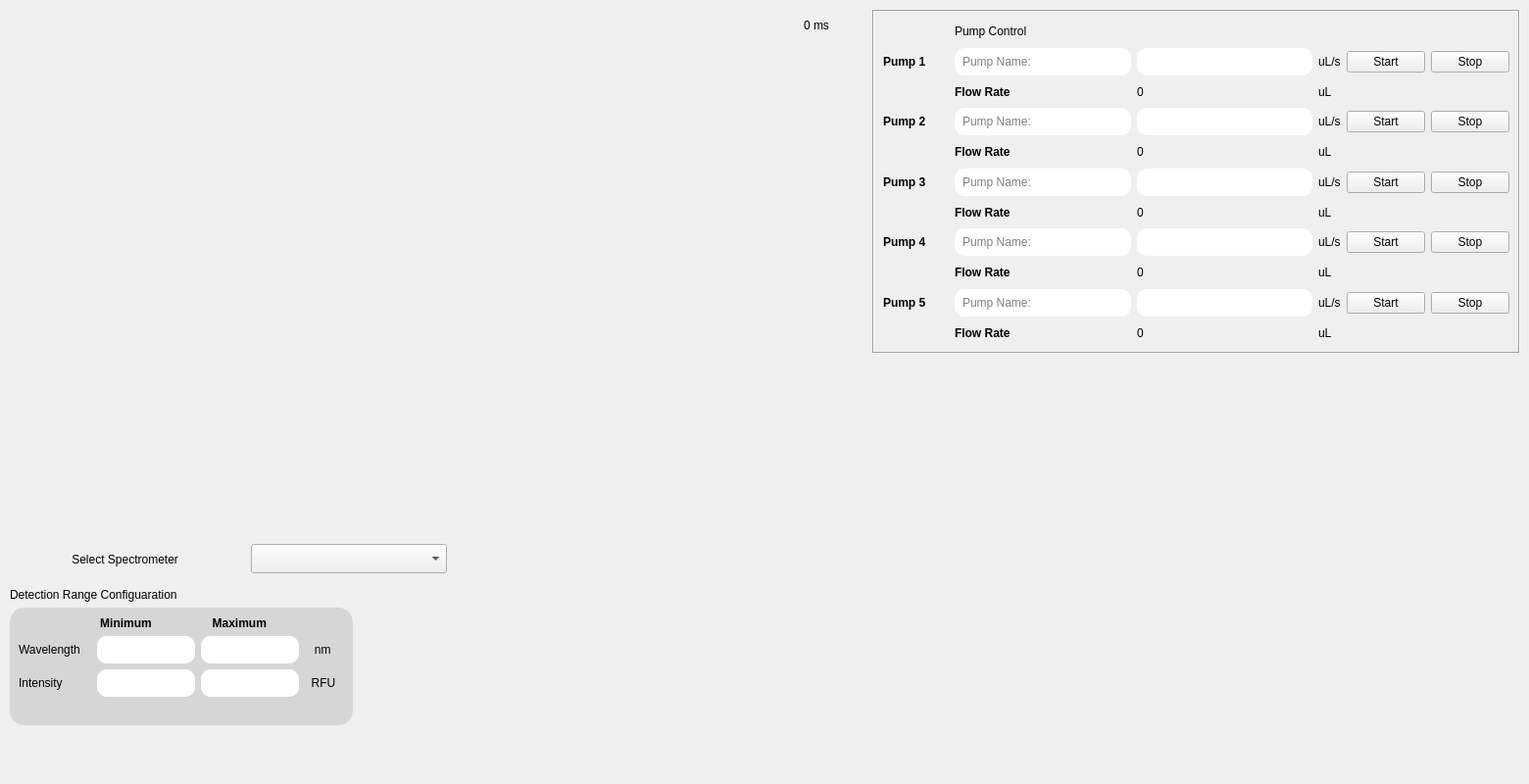
          <widget class="QWidget" name="sortingPage">
           <widget class="PlotWidget" name="graphWidget" native="true">
            <property name="geometry">
             <rect>
              <x>10</x>
              <y>10</y>
              <width>851</width>
              <height>531</height>
             </rect>
            </property>
            <widget class="QLabel" name="frameRate">
             <property name="geometry">
              <rect>
               <x>810</x>
               <y>0</y>
               <width>41</width>
               <height>31</height>
              </rect>
             </property>
             <property name="text">
              <string>0 ms</string>
             </property>
            </widget>
           </widget>
           <widget class="QWidget" name="layoutWidget">
            <property name="geometry">
             <rect>
              <x>10</x>
              <y>600</y>
              <width>361</width>
              <height>191</height>
             </rect>
            </property>
            <layout class="QFormLayout" name="formLayout_3">
             <item row="0" column="0">
              <widget class="QLabel" name="label_6">
               <property name="styleSheet">
                <string notr="true">font: 75 12pt &quot;8514oem&quot;;</string>
               </property>
               <property name="text">
                <string>Detection Range Configuaration</string>
               </property>
              </widget>
             </item>
             <item row="1" column="0">
              <widget class="QFrame" name="frame">
               <property name="minimumSize">
                <size>
                 <width>350</width>
                 <height>0</height>
                </size>
               </property>
               <property name="styleSheet">
                <string notr="true">QFrame{
background-color: rgb(214, 214, 214);
border-radius:15px;
}</string>
               </property>
               <layout class="QGridLayout" name="gridLayout">
                <item row="0" column="0">
                 <layout class="QVBoxLayout" name="verticalLayout_2">
                  <item>
                   <layout class="QHBoxLayout" name="horizontalLayout_25">
                    <property name="spacing">
                     <number>10</number>
                    </property>
                    <item>
                     <widget class="QLabel" name="label_37">
                      <property name="font">
                       <font>
                        <weight>75</weight>
                        <bold>true</bold>
                       </font>
                      </property>
                      <property name="text">
                       <string>                         Minimum</string>
                      </property>
                     </widget>
                    </item>
                    <item>
                     <widget class="QLabel" name="label_38">
                      <property name="font">
                       <font>
                        <weight>75</weight>
                        <bold>true</bold>
                       </font>
                      </property>
                      <property name="text">
                       <string>        Maximum</string>
                      </property>
                     </widget>
                    </item>
                   </layout>
                  </item>
                  <item>
                   <layout class="QHBoxLayout" name="horizontalLayout_4">
                    <item>
                     <widget class="QLabel" name="label_43">
                      <property name="minimumSize">
                       <size>
                        <width>74</width>
                        <height>0</height>
                       </size>
                      </property>
                      <property name="maximumSize">
                       <size>
                        <width>16777215</width>
                        <height>60</height>
                       </size>
                      </property>
                      <property name="text">
                       <string>Wavelength</string>
                      </property>
                     </widget>
                    </item>
                    <item>
                     <widget class="customLineEdit" name="wavelengthMin">
                      <property name="minimumSize">
                       <size>
                        <width>100</width>
                        <height>0</height>
                       </size>
                      </property>
                      <property name="maximumSize">
                       <size>
                        <width>100</width>
                        <height>30</height>
                       </size>
                      </property>
                      <property name="styleSheet">
                       <string notr="true">padding: 6px;
border-top-left-radius :10px;
border-top-right-radius : 10px; 
border-bottom-left-radius : 10px;
border-bottom-right-radius : 10px;</string>
                      </property>
                     </widget>
                    </item>
                    <item>
                     <widget class="customLineEdit" name="wavelengthMax">
                      <property name="minimumSize">
                       <size>
                        <width>100</width>
                        <height>0</height>
                       </size>
                      </property>
                      <property name="maximumSize">
                       <size>
                        <width>100</width>
                        <height>30</height>
                       </size>
                      </property>
                      <property name="styleSheet">
                       <string notr="true">padding: 6px;
border-top-left-radius :10px;
border-top-right-radius : 10px; 
border-bottom-left-radius : 10px;
border-bottom-right-radius : 10px;</string>
                      </property>
                     </widget>
                    </item>
                    <item>
                     <widget class="QLabel" name="label_42">
                      <property name="maximumSize">
                       <size>
                        <width>60</width>
                        <height>16777215</height>
                       </size>
                      </property>
                      <property name="text">
                       <string>   nm</string>
                      </property>
                     </widget>
                    </item>
                   </layout>
                  </item>
                  <item>
                   <layout class="QHBoxLayout" name="horizontalLayout_3">
                    <item>
                     <widget class="QLabel" name="label_41">
                      <property name="minimumSize">
                       <size>
                        <width>74</width>
                        <height>0</height>
                       </size>
                      </property>
                      <property name="maximumSize">
                       <size>
                        <width>16777215</width>
                        <height>60</height>
                       </size>
                      </property>
                      <property name="text">
                       <string>Intensity</string>
                      </property>
                     </widget>
                    </item>
                    <item>
                     <widget class="customLineEdit" name="intensityMin">
                      <property name="minimumSize">
                       <size>
                        <width>100</width>
                        <height>0</height>
                       </size>
                      </property>
                      <property name="maximumSize">
                       <size>
                        <width>100</width>
                        <height>30</height>
                       </size>
                      </property>
                      <property name="styleSheet">
                       <string notr="true">padding: 6px;
border-top-left-radius :10px;
border-top-right-radius : 10px; 
border-bottom-left-radius : 10px;
border-bottom-right-radius : 10px;</string>
                      </property>
                     </widget>
                    </item>
                    <item>
                     <widget class="customLineEdit" name="intensityMax">
                      <property name="minimumSize">
                       <size>
                        <width>100</width>
                        <height>0</height>
                       </size>
                      </property>
                      <property name="maximumSize">
                       <size>
                        <width>100</width>
                        <height>30</height>
                       </size>
                      </property>
                      <property name="styleSheet">
                       <string notr="true">padding: 6px;
border-top-left-radius :10px;
border-top-right-radius : 10px; 
border-bottom-left-radius : 10px;
border-bottom-right-radius : 10px;</string>
                      </property>
                     </widget>
                    </item>
                    <item>
                     <widget class="QLabel" name="label_40">
                      <property name="maximumSize">
                       <size>
                        <width>60</width>
                        <height>16777215</height>
                       </size>
                      </property>
                      <property name="text">
                       <string>  RFU</string>
                      </property>
                     </widget>
                    </item>
                   </layout>
                  </item>
                 </layout>
                </item>
                <item row="1" column="0">
                 <layout class="QHBoxLayout" name="horizontalLayout_5">
                  <property name="spacing">
                   <number>0</number>
                  </property>
                  <property name="rightMargin">
                   <number>38</number>
                  </property>
                  <item>
                   <spacer name="horizontalSpacer">
                    <property name="orientation">
                     <enum>Qt::Horizontal</enum>
                    </property>
                    <property name="sizeHint" stdset="0">
                     <size>
                      <width>0</width>
                      <height>20</height>
                     </size>
                    </property>
                   </spacer>
                  </item>
                 </layout>
                </item>
               </layout>
              </widget>
             </item>
            </layout>
           </widget>
           <widget class="QWidget" name="layoutWidget">
            <property name="geometry">
             <rect>
              <x>10</x>
              <y>550</y>
              <width>591</width>
              <height>41</height>
             </rect>
            </property>
            <layout class="QHBoxLayout" name="horizontalLayout_2">
             <item>
              <widget class="QLabel" name="label_45">
               <property name="minimumSize">
                <size>
                 <width>74</width>
                 <height>30</height>
                </size>
               </property>
               <property name="maximumSize">
                <size>
                 <width>140</width>
                 <height>60</height>
                </size>
               </property>
               <property name="text">
                <string>    Select Spectrometer</string>
               </property>
              </widget>
             </item>
             <item>
              <widget class="QComboBox" name="spectrometerOptionBox">
               <property name="minimumSize">
                <size>
                 <width>0</width>
                 <height>30</height>
                </size>
               </property>
               <property name="maximumSize">
                <size>
                 <width>200</width>
                 <height>16777215</height>
                </size>
               </property>
              </widget>
             </item>
             <item>
              <widget class="QFrame" name="frame_2">
               <property name="maximumSize">
                <size>
                 <width>36</width>
                 <height>21</height>
                </size>
               </property>
               <widget class="QLabel" name="recordBackground">
                <property name="geometry">
                 <rect>
                  <x>0</x>
                  <y>0</y>
                  <width>36</width>
                  <height>21</height>
                 </rect>
                </property>
                <property name="maximumSize">
                 <size>
                  <width>36</width>
                  <height>21</height>
                 </size>
                </property>
                <property name="styleSheet">
                 <string notr="true"/>
                </property>
                <property name="text">
                 <string/>
                </property>
               </widget>
               <widget class="QCheckBox" name="spectrometerRecordButton">
                <property name="geometry">
                 <rect>
                  <x>0</x>
                  <y>0</y>
                  <width>36</width>
                  <height>21</height>
                 </rect>
                </property>
                <property name="maximumSize">
                 <size>
                  <width>37</width>
                  <height>22</height>
                 </size>
                </property>
                <property name="styleSheet">
                 <string notr="true">QCheckBox::indicator{
	width:36px;
	height:36px;
	background-color: transparent;
}
QCheckBox::indicator::unchecked{
	image:url(:/Icons/offButton.png);
}
QCheckBox::indicator::checked{
	image:url(:/Icons/onButton.png);
}</string>
                </property>
                <property name="text">
                 <string/>
                </property>
               </widget>
              </widget>
             </item>
            </layout>
           </widget>
           <widget class="QFrame" name="frame">
            <property name="geometry">
             <rect>
              <x>890</x>
              <y>10</y>
              <width>661</width>
              <height>351</height>
             </rect>
            </property>
            <property name="frameShape">
             <enum>QFrame::Box</enum>
            </property>
            <property name="frameShadow">
             <enum>QFrame::Sunken</enum>
            </property>
            <layout class="QGridLayout" name="gridLayout_5">
             <item row="9" column="5">
              <widget class="QPushButton" name="pump4Stop">
               <property name="text">
                <string>Stop</string>
               </property>
              </widget>
             </item>
             <item row="1" column="4">
              <widget class="QPushButton" name="pump1Start">
               <property name="text">
                <string>Start</string>
               </property>
              </widget>
             </item>
             <item row="9" column="4">
              <widget class="QPushButton" name="pump4Start">
               <property name="text">
                <string>Start</string>
               </property>
              </widget>
             </item>
             <item row="4" column="5">
              <widget class="QPushButton" name="pump2Stop">
               <property name="text">
                <string>Stop</string>
               </property>
              </widget>
             </item>
             <item row="4" column="4">
              <widget class="QPushButton" name="pump2Start">
               <property name="text">
                <string>Start</string>
               </property>
              </widget>
             </item>
             <item row="11" column="5">
              <widget class="QPushButton" name="pump5Stop">
               <property name="text">
                <string>Stop</string>
               </property>
              </widget>
             </item>
             <item row="0" column="1" colspan="5">
              <widget class="QLabel" name="label_15">
               <property name="maximumSize">
                <size>
                 <width>16777215</width>
                 <height>30</height>
                </size>
               </property>
               <property name="styleSheet">
                <string notr="true">font: 75 12pt &quot;8514oem&quot;;</string>
               </property>
               <property name="text">
                <string>Pump Control</string>
               </property>
              </widget>
             </item>
             <item row="1" column="1">
              <widget class="QLineEdit" name="pump1Name">
               <property name="styleSheet">
                <string notr="true">padding: 6px;
border-top-left-radius :10px;
border-top-right-radius : 10px; 
border-bottom-left-radius : 10px;
border-bottom-right-radius : 10px;</string>
               </property>
               <property name="inputMethodHints">
                <set>Qt::ImhNone</set>
               </property>
               <property name="text">
                <string/>
               </property>
               <property name="placeholderText">
                <string>Pump Name: </string>
               </property>
              </widget>
             </item>
             <item row="7" column="5">
              <widget class="QPushButton" name="pump3Stop">
               <property name="text">
                <string>Stop</string>
               </property>
              </widget>
             </item>
             <item row="11" column="4">
              <widget class="QPushButton" name="pump5Start">
               <property name="text">
                <string>Start</string>
               </property>
              </widget>
             </item>
             <item row="7" column="4">
              <widget class="QPushButton" name="pump3Start">
               <property name="text">
                <string>Start</string>
               </property>
              </widget>
             </item>
             <item row="4" column="2">
              <widget class="customLineEdit" name="pump2Input">
               <property name="styleSheet">
                <string notr="true">padding: 6px;
border-top-left-radius :10px;
border-top-right-radius : 10px; 
border-bottom-left-radius : 10px;
border-bottom-right-radius : 10px;</string>
               </property>
              </widget>
             </item>
             <item row="1" column="5">
              <widget class="QPushButton" name="pump1Stop">
               <property name="text">
                <string>Stop</string>
               </property>
              </widget>
             </item>
             <item row="11" column="2">
              <widget class="customLineEdit" name="pump5Input">
               <property name="styleSheet">
                <string notr="true">padding: 6px;
border-top-left-radius :10px;
border-top-right-radius : 10px; 
border-bottom-left-radius : 10px;
border-bottom-right-radius : 10px;</string>
               </property>
              </widget>
             </item>
             <item row="1" column="2">
              <widget class="customLineEdit" name="pump1Input">
               <property name="styleSheet">
                <string notr="true">padding: 6px;
border-top-left-radius :10px;
border-top-right-radius : 10px; 
border-bottom-left-radius : 10px;
border-bottom-right-radius : 10px;</string>
               </property>
              </widget>
             </item>
             <item row="2" column="3">
              <widget class="QLabel" name="label_18">
               <property name="maximumSize">
                <size>
                 <width>15</width>
                 <height>16777215</height>
                </size>
               </property>
               <property name="text">
                <string>uL</string>
               </property>
              </widget>
             </item>
             <item row="5" column="2">
              <widget class="QLabel" name="pump2FlowRate">
               <property name="text">
                <string>0</string>
               </property>
              </widget>
             </item>
             <item row="5" column="3">
              <widget class="QLabel" name="label_19">
               <property name="text">
                <string>uL</string>
               </property>
              </widget>
             </item>
             <item row="7" column="2">
              <widget class="customLineEdit" name="pump3Input">
               <property name="styleSheet">
                <string notr="true">padding: 6px;
border-top-left-radius :10px;
border-top-right-radius : 10px; 
border-bottom-left-radius : 10px;
border-bottom-right-radius : 10px;</string>
               </property>
              </widget>
             </item>
             <item row="12" column="2">
              <widget class="QLabel" name="pump5FlowRate">
               <property name="text">
                <string>0</string>
               </property>
              </widget>
             </item>
             <item row="9" column="2">
              <widget class="customLineEdit" name="pump4Input">
               <property name="styleSheet">
                <string notr="true">padding: 6px;
border-top-left-radius :10px;
border-top-right-radius : 10px; 
border-bottom-left-radius : 10px;
border-bottom-right-radius : 10px;</string>
               </property>
              </widget>
             </item>
             <item row="8" column="2">
              <widget class="QLabel" name="pump3FlowRate">
               <property name="text">
                <string>0</string>
               </property>
              </widget>
             </item>
             <item row="10" column="2">
              <widget class="QLabel" name="pump4FlowRate">
               <property name="text">
                <string>0</string>
               </property>
              </widget>
             </item>
             <item row="8" column="3">
              <widget class="QLabel" name="label_22">
               <property name="text">
                <string>uL</string>
               </property>
              </widget>
             </item>
             <item row="5" column="1">
              <widget class="QLabel" name="label_16">
               <property name="font">
                <font>
                 <weight>75</weight>
                 <bold>true</bold>
                </font>
               </property>
               <property name="text">
                <string>Flow Rate</string>
               </property>
              </widget>
             </item>
             <item row="10" column="3">
              <widget class="QLabel" name="label_21">
               <property name="text">
                <string>uL</string>
               </property>
              </widget>
             </item>
             <item row="12" column="3">
              <widget class="QLabel" name="label_20">
               <property name="text">
                <string>uL</string>
               </property>
              </widget>
             </item>
             <item row="1" column="3">
              <widget class="QLabel" name="label_44">
               <property name="maximumSize">
                <size>
                 <width>30</width>
                 <height>16777215</height>
                </size>
               </property>
               <property name="text">
                <string>uL/s</string>
               </property>
              </widget>
             </item>
             <item row="12" column="1">
              <widget class="QLabel" name="label_24">
               <property name="font">
                <font>
                 <weight>75</weight>
                 <bold>true</bold>
                </font>
               </property>
               <property name="text">
                <string>Flow Rate</string>
               </property>
              </widget>
             </item>
             <item row="8" column="1">
              <widget class="QLabel" name="label_17">
               <property name="font">
                <font>
                 <weight>75</weight>
                 <bold>true</bold>
                </font>
               </property>
               <property name="text">
                <string>Flow Rate</string>
               </property>
              </widget>
             </item>
             <item row="10" column="1">
              <widget class="QLabel" name="label_23">
               <property name="font">
                <font>
                 <weight>75</weight>
                 <bold>true</bold>
                </font>
               </property>
               <property name="text">
                <string>Flow Rate</string>
               </property>
              </widget>
             </item>
             <item row="7" column="3">
              <widget class="QLabel" name="label_47">
               <property name="maximumSize">
                <size>
                 <width>30</width>
                 <height>16777215</height>
                </size>
               </property>
               <property name="text">
                <string>uL/s</string>
               </property>
              </widget>
             </item>
             <item row="9" column="3">
              <widget class="QLabel" name="label_48">
               <property name="maximumSize">
                <size>
                 <width>30</width>
                 <height>16777215</height>
                </size>
               </property>
               <property name="text">
                <string>uL/s</string>
               </property>
              </widget>
             </item>
             <item row="4" column="3">
              <widget class="QLabel" name="label_46">
               <property name="maximumSize">
                <size>
                 <width>30</width>
                 <height>16777215</height>
                </size>
               </property>
               <property name="text">
                <string>uL/s</string>
               </property>
              </widget>
             </item>
             <item row="11" column="3">
              <widget class="QLabel" name="label_49">
               <property name="maximumSize">
                <size>
                 <width>30</width>
                 <height>16777215</height>
                </size>
               </property>
               <property name="text">
                <string>uL/s</string>
               </property>
              </widget>
             </item>
             <item row="9" column="0">
              <widget class="QLabel" name="label_50">
               <property name="font">
                <font>
                 <weight>75</weight>
                 <bold>true</bold>
                </font>
               </property>
               <property name="text">
                <string>Pump 4</string>
               </property>
              </widget>
             </item>
             <item row="7" column="0">
              <widget class="QLabel" name="label_10">
               <property name="font">
                <font>
                 <weight>75</weight>
                 <bold>true</bold>
                </font>
               </property>
               <property name="text">
                <string>Pump 3</string>
               </property>
              </widget>
             </item>
             <item row="1" column="0">
              <widget class="QLabel" name="label_8">
               <property name="minimumSize">
                <size>
                 <width>67</width>
                 <height>0</height>
                </size>
               </property>
               <property name="maximumSize">
                <size>
                 <width>70</width>
                 <height>16777215</height>
                </size>
               </property>
               <property name="font">
                <font>
                 <weight>75</weight>
                 <bold>true</bold>
                </font>
               </property>
               <property name="text">
                <string>Pump 1</string>
               </property>
               <property name="textFormat">
                <enum>Qt::PlainText</enum>
               </property>
              </widget>
             </item>
             <item row="4" column="0">
              <widget class="QLabel" name="label_9">
               <property name="font">
                <font>
                 <weight>75</weight>
                 <bold>true</bold>
                </font>
               </property>
               <property name="text">
                <string>Pump 2</string>
               </property>
              </widget>
             </item>
             <item row="11" column="0">
              <widget class="QLabel" name="label_12">
               <property name="font">
                <font>
                 <weight>75</weight>
                 <bold>true</bold>
                </font>
               </property>
               <property name="text">
                <string>Pump 5</string>
               </property>
              </widget>
             </item>
             <item row="2" column="2">
              <widget class="QLabel" name="pump1FlowRate">
               <property name="minimumSize">
                <size>
                 <width>25</width>
                 <height>0</height>
                </size>
               </property>
               <property name="maximumSize">
                <size>
                 <width>80</width>
                 <height>16777215</height>
                </size>
               </property>
               <property name="text">
                <string>0</string>
               </property>
              </widget>
             </item>
             <item row="4" column="1">
              <widget class="QLineEdit" name="pump2Name">
               <property name="styleSheet">
                <string notr="true">padding: 6px;
border-top-left-radius :10px;
border-top-right-radius : 10px; 
border-bottom-left-radius : 10px;
border-bottom-right-radius : 10px;</string>
               </property>
               <property name="inputMethodHints">
                <set>Qt::ImhNone</set>
               </property>
               <property name="text">
                <string/>
               </property>
               <property name="placeholderText">
                <string>Pump Name: </string>
               </property>
              </widget>
             </item>
             <item row="11" column="1">
              <widget class="QLineEdit" name="pump5Name">
               <property name="styleSheet">
                <string notr="true">padding: 6px;
border-top-left-radius :10px;
border-top-right-radius : 10px; 
border-bottom-left-radius : 10px;
border-bottom-right-radius : 10px;</string>
               </property>
               <property name="inputMethodHints">
                <set>Qt::ImhNone</set>
               </property>
               <property name="text">
                <string/>
               </property>
               <property name="placeholderText">
                <string>Pump Name: </string>
               </property>
              </widget>
             </item>
             <item row="9" column="1">
              <widget class="QLineEdit" name="pump4Name">
               <property name="styleSheet">
                <string notr="true">padding: 6px;
border-top-left-radius :10px;
border-top-right-radius : 10px; 
border-bottom-left-radius : 10px;
border-bottom-right-radius : 10px;</string>
               </property>
               <property name="inputMethodHints">
                <set>Qt::ImhNone</set>
               </property>
               <property name="text">
                <string/>
               </property>
               <property name="placeholderText">
                <string>Pump Name: </string>
               </property>
              </widget>
             </item>
             <item row="7" column="1">
              <widget class="QLineEdit" name="pump3Name">
               <property name="styleSheet">
                <string notr="true">padding: 6px;
border-top-left-radius :10px;
border-top-right-radius : 10px; 
border-bottom-left-radius : 10px;
border-bottom-right-radius : 10px;</string>
               </property>
               <property name="inputMethodHints">
                <set>Qt::ImhNone</set>
               </property>
               <property name="text">
                <string/>
               </property>
               <property name="placeholderText">
                <string>Pump Name: </string>
               </property>
              </widget>
             </item>
             <item row="2" column="1">
              <widget class="QLabel" name="label_14">
               <property name="font">
                <font>
                 <weight>75</weight>
                 <bold>true</bold>
                </font>
               </property>
               <property name="text">
                <string>Flow Rate</string>
               </property>
              </widget>
             </item>
            </layout>
           </widget>
          </widget>
